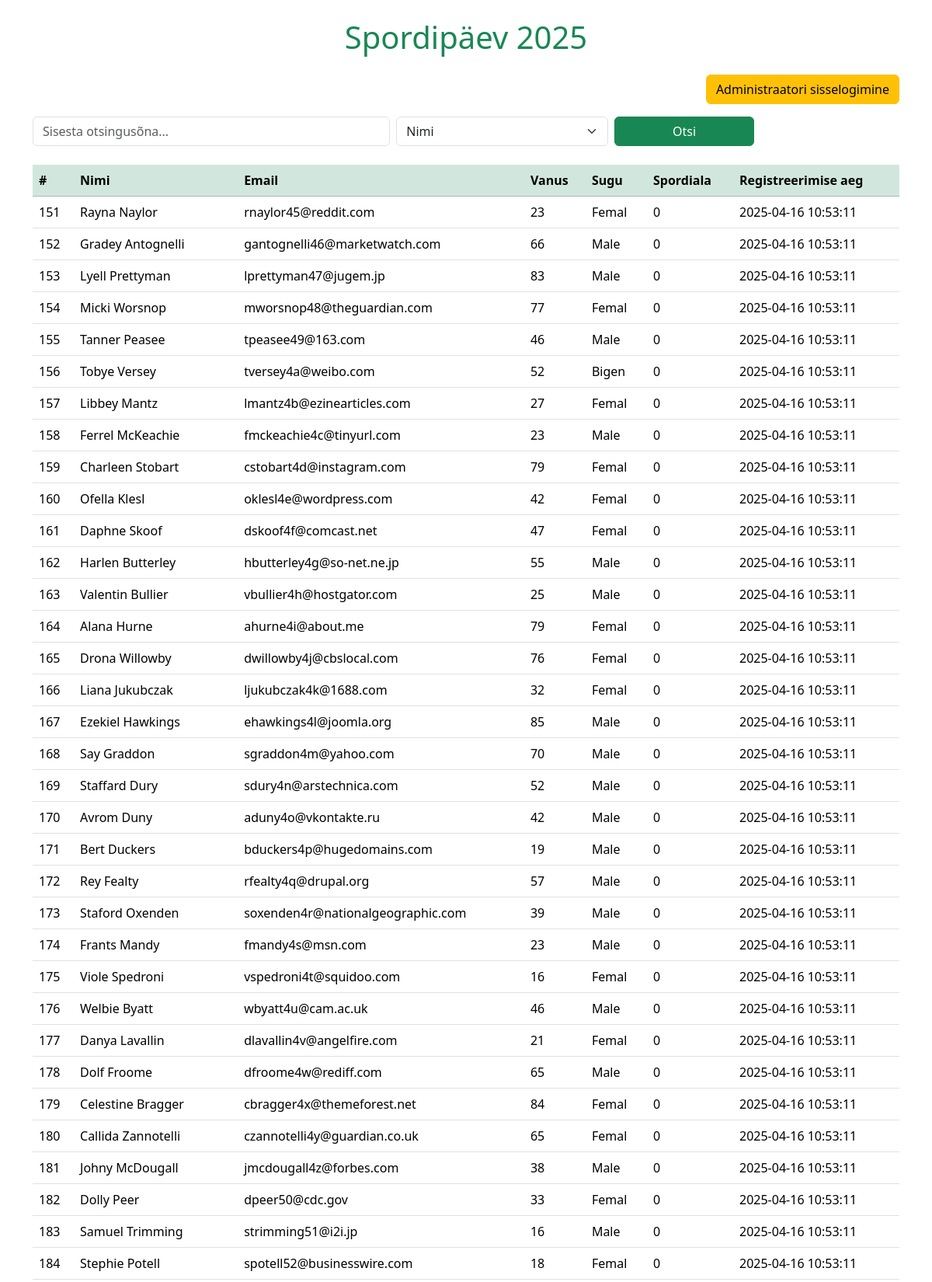
/?page=4 (upper part), run on the app's committed database.
### tables this page shows
CREATE TABLE `sport2025` (
  `id` int(11) NOT NULL,
  `fullname` varchar(50) NOT NULL,
  `email` varchar(50) NOT NULL,
  `age` int(11) NOT NULL,
  `gender` varchar(5) NOT NULL,
  `category` varchar(50) NOT NULL,
  `reg_time` datetime NOT NULL DEFAULT current_timestamp()
);

### index.php (the view, shortened to what this page needs)
<?php include("config.php"); ?>
<!doctype html>
<html lang="et">
<head>
  <link href="https://cdn.jsdelivr.net/npm/bootstrap@5.3.5/dist/css/bootstrap.min.css" rel="stylesheet">
</head>
<body>
  <div class="container py-4">
    <h1 class="mb-4 text-center text-success">Spordipäev 2025</h1>
    <div class="d-flex justify-content-end mb-3">
      <a href="login.php" class="btn btn-warning">Administraatori sisselogimine</a>
    </div>
    <form action="index.php" method="get" class="row g-2 mb-4">
      <div class="col-md-5">
        <input type="text" name="otsi" class="form-control" placeholder="Sisesta otsingusõna...">
      </div>
      <div class="col-md-3">
        <select name="cat" class="form-select">
          <option value="fullname">Nimi</option>
        </select>
      </div>
      <div class="col-md-2">
        <input type="submit" class="btn btn-success w-100" value="Otsi">
      </div>
    </form>
    <table class="table table-hover">
      <thead class="table-success">
        <tr>
          <th>#</th>
          <th>Nimi</th>
          <th>Email</th>
          <th>Vanus</th>
          <th>Sugu</th>
          <th>Spordiala</th>
          <th>Registreerimise aeg</th>
        </tr>
      </thead>
      <tbody>
        <?php
          $uudiseid_lehel = 50;
          $leht = isset($_GET['page']) ? intval($_GET['page']) : 1;
          $start = ($leht - 1) * $uudiseid_lehel;
          if (isset($_GET['otsi']) && !empty($_GET["otsi"])) {
              $s = mysqli_real_escape_string($yhendus, $_GET['otsi']);
              $cat = mysqli_real_escape_string($yhendus, $_GET['cat']);
              echo "<tr><td colspan='7'><strong>Otsingu tulemused fraasile:</strong> " . htmlspecialchars($s) . "</td></tr>";
              $paring = "SELECT * FROM sport2025 WHERE $cat LIKE '%$s%'";
          } else {
              $paring = "SELECT * FROM sport2025 LIMIT $start, $uudiseid_lehel";
          }
          $saada_paring = mysqli_query($yhendus, $paring);
          while ($rida = mysqli_fetch_assoc($saada_paring)) {
              echo "<tr>";
              echo "<td>{$rida['id']}</td>";
              echo "<td>{$rida['fullname']}</td>";
              echo "<td>{$rida['email']}</td>";
              echo "<td>{$rida['age']}</td>";
              echo "<td>{$rida['gender']}</td>";
              echo "<td>{$rida['category']}</td>";
              echo "<td>{$rida['reg_time']}</td>";
              echo "</tr>";
          }
          echo "</tbody></table><div class='d-flex justify-content-center flex-wrap'>";
          echo "</div>";
        ?>
  </div>
</body>
</html>

### data on the page
sport2025: id "151", fullname "Rayna Naylor", email "rnaylor45@reddit.com", age "23", gender "Femal", category "0", reg_time "2025-04-16 10:53:11"
sport2025: id "152", fullname "Gradey Antognelli", email "gantognelli46@marketwatch.com", age "66", gender "Male", category "0", reg_time "2025-04-16 10:53:11"
sport2025: id "153", fullname "Lyell Prettyman", email "lprettyman47@jugem.jp", age "83", gender "Male", category "0", reg_time "2025-04-16 10:53:11"
sport2025: id "154", fullname "Micki Worsnop", email "mworsnop48@theguardian.com", age "77", gender "Femal", category "0", reg_time "2025-04-16 10:53:11"
sport2025: id "155", fullname "Tanner Peasee", email "tpeasee49@163.com", age "46", gender "Male", category "0", reg_time "2025-04-16 10:53:11"
sport2025: id "156", fullname "Tobye Versey", email "tversey4a@weibo.com", age "52", gender "Bigen", category "0", reg_time "2025-04-16 10:53:11"
sport2025: id "157", fullname "Libbey Mantz", email "lmantz4b@ezinearticles.com", age "27", gender "Femal", category "0", reg_time "2025-04-16 10:53:11"
sport2025: id "158", fullname "Ferrel McKeachie", email "fmckeachie4c@tinyurl.com", age "23", gender "Male", category "0", reg_time "2025-04-16 10:53:11"
sport2025: id "159", fullname "Charleen Stobart", email "cstobart4d@instagram.com", age "79", gender "Femal", category "0", reg_time "2025-04-16 10:53:11"
sport2025: id "160", fullname "Ofella Klesl", email "oklesl4e@wordpress.com", age "42", gender "Femal", category "0", reg_time "2025-04-16 10:53:11"
sport2025: id "161", fullname "Daphne Skoof", email "dskoof4f@comcast.net", age "47", gender "Femal", category "0", reg_time "2025-04-16 10:53:11"
sport2025: id "162", fullname "Harlen Butterley", email "hbutterley4g@so-net.ne.jp", age "55", gender "Male", category "0", reg_time "2025-04-16 10:53:11"
sport2025: id "163", fullname "Valentin Bullier", email "vbullier4h@hostgator.com", age "25", gender "Male", category "0", reg_time "2025-04-16 10:53:11"
sport2025: id "164", fullname "Alana Hurne", email "ahurne4i@about.me", age "79", gender "Femal", category "0", reg_time "2025-04-16 10:53:11"
sport2025: id "165", fullname "Drona Willowby", email "dwillowby4j@cbslocal.com", age "76", gender "Femal", category "0", reg_time "2025-04-16 10:53:11"
sport2025: id "166", fullname "Liana Jukubczak", email "ljukubczak4k@1688.com", age "32", gender "Femal", category "0", reg_time "2025-04-16 10:53:11"
sport2025: id "167", fullname "Ezekiel Hawkings", email "ehawkings4l@joomla.org", age "85", gender "Male", category "0", reg_time "2025-04-16 10:53:11"
sport2025: id "168", fullname "Say Graddon", email "sgraddon4m@yahoo.com", age "70", gender "Male", category "0", reg_time "2025-04-16 10:53:11"
sport2025: id "169", fullname "Staffard Dury", email "sdury4n@arstechnica.com", age "52", gender "Male", category "0", reg_time "2025-04-16 10:53:11"
sport2025: id "170", fullname "Avrom Duny", email "aduny4o@vkontakte.ru", age "42", gender "Male", category "0", reg_time "2025-04-16 10:53:11"
sport2025: id "171", fullname "Bert Duckers", email "bduckers4p@hugedomains.com", age "19", gender "Male", category "0", reg_time "2025-04-16 10:53:11"
sport2025: id "172", fullname "Rey Fealty", email "rfealty4q@drupal.org", age "57", gender "Male", category "0", reg_time "2025-04-16 10:53:11"
sport2025: id "173", fullname "Staford Oxenden", email "soxenden4r@nationalgeographic.com", age "39", gender "Male", category "0", reg_time "2025-04-16 10:53:11"
sport2025: id "174", fullname "Frants Mandy", email "fmandy4s@msn.com", age "23", gender "Male", category "0", reg_time "2025-04-16 10:53:11"
sport2025: id "175", fullname "Viole Spedroni", email "vspedroni4t@squidoo.com", age "16", gender "Femal", category "0", reg_time "2025-04-16 10:53:11"
sport2025: id "176", fullname "Welbie Byatt", email "wbyatt4u@cam.ac.uk", age "46", gender "Male", category "0", reg_time "2025-04-16 10:53:11"
sport2025: id "177", fullname "Danya Lavallin", email "dlavallin4v@angelfire.com", age "21", gender "Femal", category "0", reg_time "2025-04-16 10:53:11"
sport2025: id "178", fullname "Dolf Froome", email "dfroome4w@rediff.com", age "65", gender "Male", category "0", reg_time "2025-04-16 10:53:11"
sport2025: id "179", fullname "Celestine Bragger", email "cbragger4x@themeforest.net", age "84", gender "Femal", category "0", reg_time "2025-04-16 10:53:11"
sport2025: id "180", fullname "Callida Zannotelli", email "czannotelli4y@guardian.co.uk", age "65", gender "Femal", category "0", reg_time "2025-04-16 10:53:11"
sport2025: id "181", fullname "Johny McDougall", email "jmcdougall4z@forbes.com", age "38", gender "Male", category "0", reg_time "2025-04-16 10:53:11"
sport2025: id "182", fullname "Dolly Peer", email "dpeer50@cdc.gov", age "33", gender "Femal", category "0", reg_time "2025-04-16 10:53:11"
sport2025: id "183", fullname "Samuel Trimming", email "strimming51@i2i.jp", age "16", gender "Male", category "0", reg_time "2025-04-16 10:53:11"
sport2025: id "184", fullname "Stephie Potell", email "spotell52@businesswire.com", age "18", gender "Femal", category "0", reg_time "2025-04-16 10:53:11"
